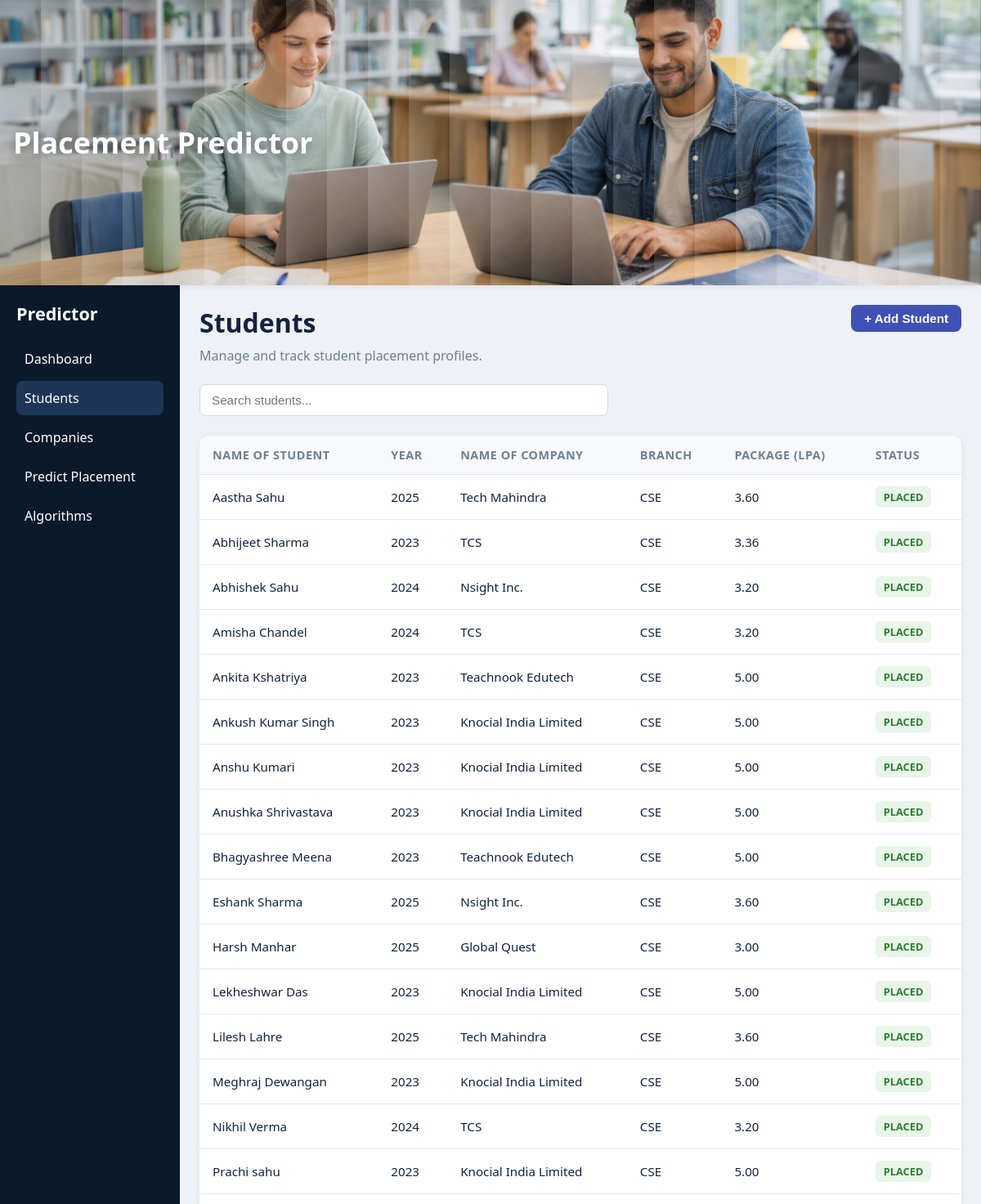
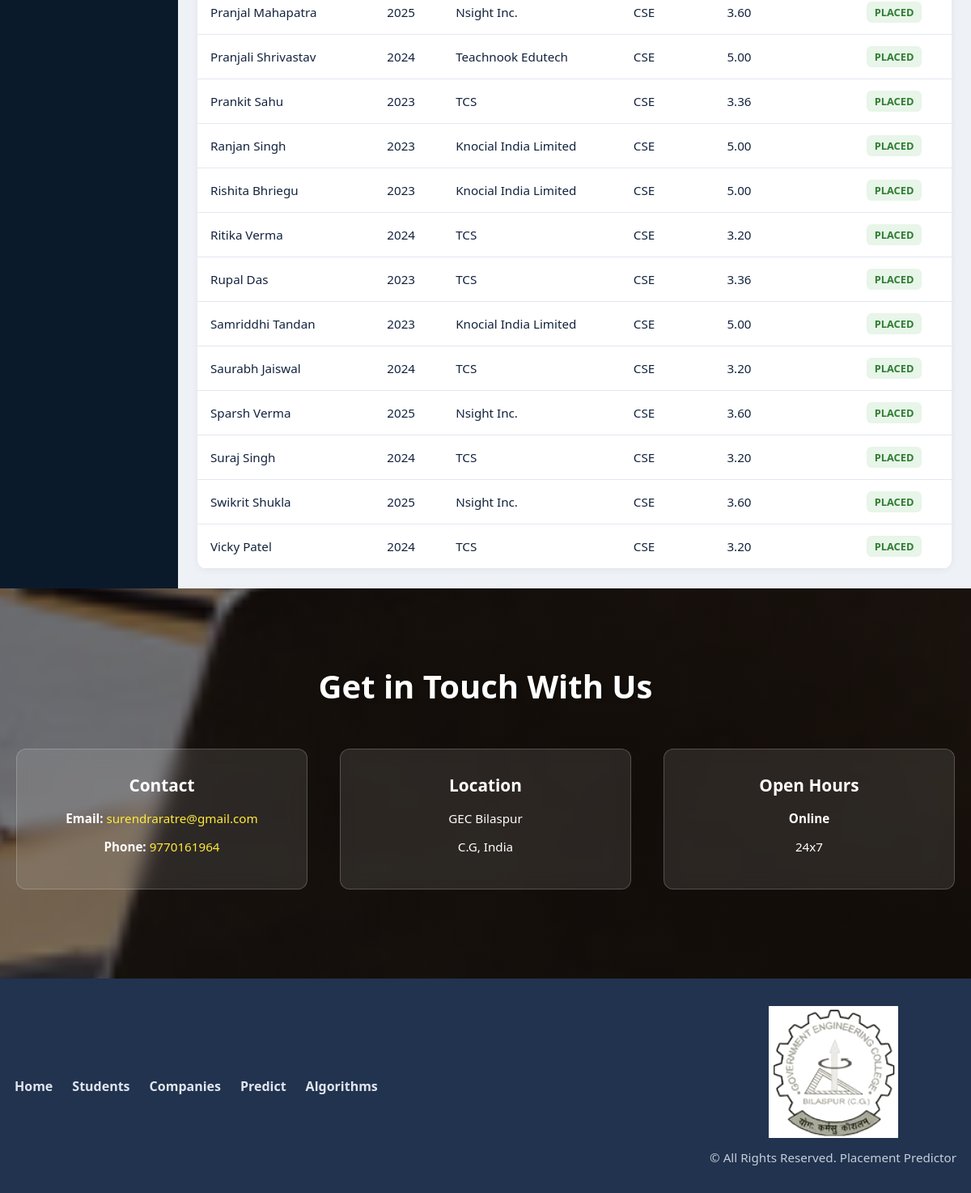
The page /students/ on the database its author committed (2 pictures, top to bottom).
### predictor/models.py (models this page shows, shortened)
class Student(models.Model):
    STATUS_PLACED = "placed"
    STATUS_IN_PROGRESS = "in-progress"
    STATUS_NOT_PLACED = "not-placed"
    STATUS_CHOICES = [
        (STATUS_PLACED, "Placed"),
        (STATUS_IN_PROGRESS, "In Progress"),
        (STATUS_NOT_PLACED, "Not Placed"),
    ]
    name = models.CharField(max_length=100)
    branch = models.CharField(max_length=50)
    year = models.PositiveSmallIntegerField()
    company_name = models.CharField(max_length=120, blank=True, default="")
    package_lpa = models.DecimalField(max_digits=5, decimal_places=2, null=True, blank=True)
    status = models.CharField(max_length=20, choices=STATUS_CHOICES)
    class Meta:
        ordering = ["name"]

### predictor/views.py (the view)
# urls.py: path("students/", views.students, name="students"),
def students(request):
    return render(request, 'students.html', {"students": Student.objects.all()})

### predictor/templates/students.html (shortened to what this page needs)
<!DOCTYPE html>
{% load static %}
<html lang="en">
<head>
    <link rel="stylesheet" href="{% static 'styles.css' %}">
</head>
<body>
<header class="topbar">
    <h1>Placement Predictor</h1>
</header>
<div class="container">
    <aside class="sidebar" id="sidebar">
        <h2>Predictor</h2>
        <ul>
            <li><a href="{% url 'predictor:home' %}">Dashboard</a></li>
            <li class="active"><a href="{% url 'predictor:students' %}">Students</a></li>
            <li><a href="{% url 'predictor:companies' %}">Companies</a></li>
            <li><a href="{% url 'predictor:predict' %}">Predict Placement</a></li>
            <li><a href="{% url 'predictor:algorithms' %}">Algorithms</a></li>
        </ul>
    </aside>
    <main class="main">
        <div class="page-header">
            <div>
                <h1>Students</h1>
                <p>Manage and track student placement profiles.</p>
            </div>
            <button class="btn-primary" id="addStudentBtn">+ Add Student</button>
        </div>
        <div class="search-container">
            <input type="text" id="searchStudents" class="search-box" placeholder="Search students...">
        </div>
        <table class="students-table">
            <thead>
                <tr>
                    <th>Name of Student</th>
                    <th>Year</th>
                    <th>Name of Company</th>
                    <th>Branch</th>
                    <th>Package (LPA)</th>
                    <th>Status</th>
                </tr>
            </thead>
            <tbody>
                {% for student in students %}
                <tr>
                    <td>{{ student.name }}</td>
                    <td>{{ student.year }}</td>
                    <td>{{ student.company_name|default:"-" }}</td>
                    <td>{{ student.branch }}</td>
                    <td>{% if student.package_lpa %}{{ student.package_lpa }}{% else %}-{% endif %}</td>
                    <td><span class="status {{ student.status }}">{{ student.get_status_display }}</span></td>
                </tr>
                {% empty %}
                <tr>
                    <td colspan="6" class="empty-state">No student records found.</td>
                </tr>
                {% endfor %}
            </tbody>
        </table>
    </main>
</div>
<section class="get-in-touch">
    <div class="get-in-touch-content">
        <h2>Get in Touch With Us</h2>
        <div class="contact-grid">
            <div class="contact-item">
                <h3>Contact</h3>
                <p><strong>Email:</strong> <a href="mailto:surendraratre@gmail.com">surendraratre@gmail.com</a></p>
                <p><strong>Phone:</strong> <a href="tel:9770161964">9770161964</a></p>
            </div>
            <div class="contact-item">
                <h3>Location</h3>
                <p>GEC Bilaspur</p>
                <p>C.G, India</p>
            </div>
            <div class="contact-item">
                <h3>Open Hours</h3>
                <p><strong>Online</strong></p>
                <p>24x7</p>
            </div>
        </div>
    </div>
</section>
<footer class="site-footer">
    <div class="footer-inner">
        <nav class="footer-nav">
            <a href="{% url 'predictor:home' %}">Home</a>
            <a href="{% url 'predictor:students' %}">Students</a>
            <a href="{% url 'predictor:companies' %}">Companies</a>
            <a href="{% url 'predictor:predict' %}">Predict</a>
            <a href="{% url 'predictor:algorithms' %}">Algorithms</a>
        </nav>
        <div class="footer-branding">
            <img src="{% static 'logo.png' %}" alt="Footer logo" class="footer-logo">
            <p class="footer-copy">© All Rights Reserved. Placement Predictor</p>
        </div>
    </div>
</footer>
</body>
</html>

### rows shown on the page
Student: name "Aastha Sahu", year "2025", company_name "Tech Mahindra", branch "CSE", package_lpa "3.60", status "PLACED"
Student: name "Abhijeet Sharma", year "2023", company_name "TCS", branch "CSE", package_lpa "3.36", status "PLACED"
Student: name "Abhishek Sahu", year "2024", company_name "Nsight Inc.", branch "CSE", package_lpa "3.20", status "PLACED"
Student: name "Amisha Chandel", year "2024", company_name "TCS", branch "CSE", package_lpa "3.20", status "PLACED"
Student: name "Ankita Kshatriya", year "2023", company_name "Teachnook Edutech", branch "CSE", package_lpa "5.00", status "PLACED"
Student: name "Ankush Kumar Singh", year "2023", company_name "Knocial India Limited", branch "CSE", package_lpa "5.00", status "PLACED"
Student: name "Anshu Kumari", year "2023", company_name "Knocial India Limited", branch "CSE", package_lpa "5.00", status "PLACED"
Student: name "Anushka Shrivastava", year "2023", company_name "Knocial India Limited", branch "CSE", package_lpa "5.00", status "PLACED"
Student: name "Bhagyashree Meena", year "2023", company_name "Teachnook Edutech", branch "CSE", package_lpa "5.00", status "PLACED"
Student: name "Eshank Sharma", year "2025", company_name "Nsight Inc.", branch "CSE", package_lpa "3.60", status "PLACED"
Student: name "Harsh Manhar", year "2025", company_name "Global Quest", branch "CSE", package_lpa "3.00", status "PLACED"
Student: name "Lekheshwar Das", year "2023", company_name "Knocial India Limited", branch "CSE", package_lpa "5.00", status "PLACED"
Student: name "Lilesh Lahre", year "2025", company_name "Tech Mahindra", branch "CSE", package_lpa "3.60", status "PLACED"
Student: name "Meghraj Dewangan", year "2023", company_name "Knocial India Limited", branch "CSE", package_lpa "5.00", status "PLACED"
Student: name "Nikhil Verma", year "2024", company_name "TCS", branch "CSE", package_lpa "3.20", status "PLACED"
Student: name "Prachi sahu", year "2023", company_name "Knocial India Limited", branch "CSE", package_lpa "5.00", status "PLACED"
Student: name "Pranjal Mahapatra", year "2025", company_name "Nsight Inc.", branch "CSE", package_lpa "3.60", status "PLACED"
Student: name "Pranjali Shrivastav", year "2024", company_name "Teachnook Edutech", branch "CSE", package_lpa "5.00", status "PLACED"
Student: name "Prankit Sahu", year "2023", company_name "TCS", branch "CSE", package_lpa "3.36", status "PLACED"
Student: name "Ranjan Singh", year "2023", company_name "Knocial India Limited", branch "CSE", package_lpa "5.00", status "PLACED"
Student: name "Rishita Bhriegu", year "2023", company_name "Knocial India Limited", branch "CSE", package_lpa "5.00", status "PLACED"
Student: name "Ritika Verma", year "2024", company_name "TCS", branch "CSE", package_lpa "3.20", status "PLACED"
Student: name "Rupal Das", year "2023", company_name "TCS", branch "CSE", package_lpa "3.36", status "PLACED"
Student: name "Samriddhi Tandan", year "2023", company_name "Knocial India Limited", branch "CSE", package_lpa "5.00", status "PLACED"
Student: name "Saurabh Jaiswal", year "2024", company_name "TCS", branch "CSE", package_lpa "3.20", status "PLACED"
Student: name "Sparsh Verma", year "2025", company_name "Nsight Inc.", branch "CSE", package_lpa "3.60", status "PLACED"
Student: name "Suraj Singh", year "2024", company_name "TCS", branch "CSE", package_lpa "3.20", status "PLACED"
Student: name "Swikrit Shukla", year "2025", company_name "Nsight Inc.", branch "CSE", package_lpa "3.60", status "PLACED"
Student: name "Vicky Patel", year "2024", company_name "TCS", branch "CSE", package_lpa "3.20", status "PLACED"
